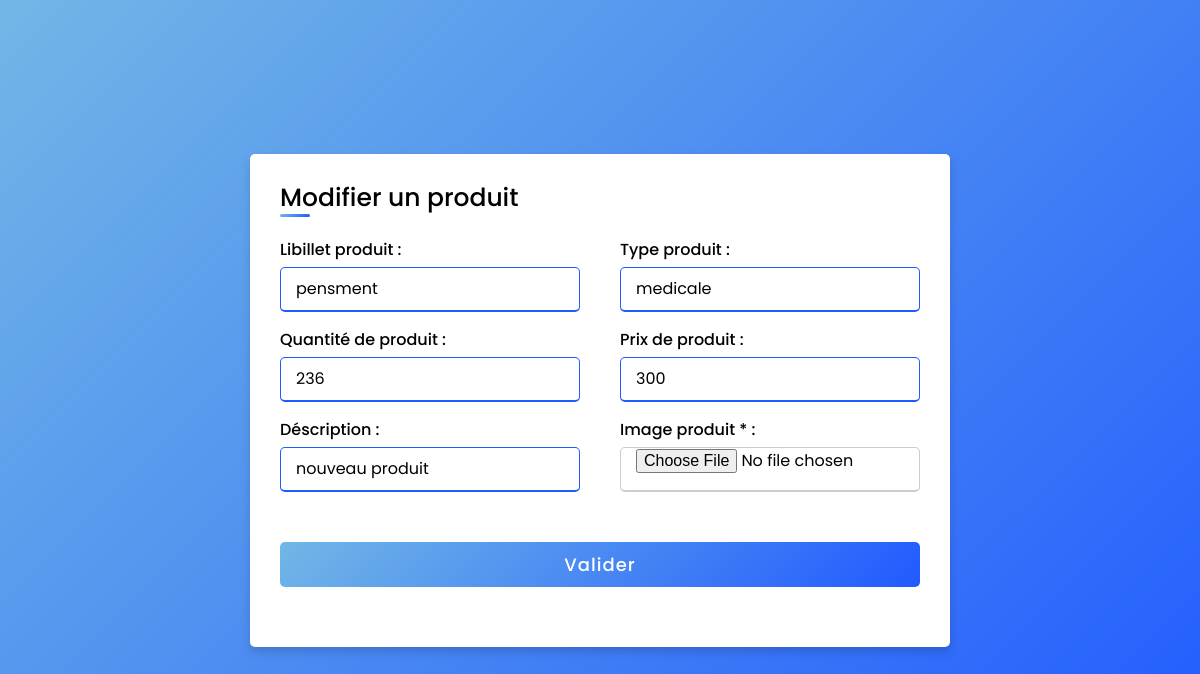
Screenshot of /magasinier/produits/frmod.php?cod_prod=5 (signed in) with the database file from the repository.
### tables this page shows
CREATE TABLE `produits` (
  `cod_prod` int(10) NOT NULL,
  `nom_prod` varchar(50) NOT NULL,
  `type_prod` varchar(50) NOT NULL,
  `img_prod` varchar(250) NOT NULL,
  `quantite` varchar(25) NOT NULL,
  `prix` varchar(30) NOT NULL,
  `date` datetime NOT NULL,
  `description` varchar(250) NOT NULL
);

### magasinier/produits/frmod.php (the view, shortened to what this page needs)
<?php
include 'connexion.php';
?>
<?php
if (isset($_GET['cod_prod'])){
$cod_prod=$_GET['cod_prod'];
$sql=$conn->prepare ("SELECT * FROM produits  WHERE  cod_prod=$cod_prod");
$sql->execute();
$row=$sql->fetch();
}
?>
<!DOCTYPE html>
<html lang="en" dir="ltr">
  <head>
   </head>
<body>
<div class="container">
    <div class="title"> Modifier un produit </div>
    <div class="content">
    <form action="edit_prod.php?cod_prod=<?php echo $cod_prod?>" method="POST" enctype="multipart/form-data">
    <div class="user-details">
      <div class="input-box">
        <span class="details">Libillet produit  :</span>
        <input type="text" name="nom_prod"  value="<?php echo $row['nom_prod'] ?>" />
      </div>
      <div class="input-box">
        <span class="details">Type produit  :</span>
        <input type="text" class="box"  name="type_prod"  value="<?php echo $row['type_prod'] ?>"/>
      </div>
      <div class="input-box">
        <span class="details">Quantité de produit  :</span>
        <input type="text" class="box"  name="quantite"  value="<?php echo $row['quantite'] ?>"/>
      </div>
      <div class="input-box">
        <span class="details">Prix de produit  :</span>
        <input type="text" class="box"  name="prix"  value="<?php echo $row['prix'] ?>" />
      </div>
      <div class="input-box">
        <span class="details">Déscription  : </span>
        <input type="text" class="box"  name="description"  value="<?php echo $row['description'] ?>" />
      </div>
      <div class="input-box">
        <span class="details">Image produit * :</span>
        <input type="file" class="box"  name="img_prod" accept="image/jpg, image/png, image/jpeg"  value="<?php echo $row['img_prod'] ?>"required/>
      </div>
    </div>
    <div class="button">
      <input type="submit" value="Valider" name="submit">
    </div>
      </form>
    </div>
  </div>
</body>
</html>

### magasinier/produits/frmod.php (style rules this page uses)
* { margin: 0; padding: 0; box-sizing: border-box; font-family: 'Poppins',sans-serif; }
body { height: 100vh; display: flex; justify-content: center; align-items: center; padding: 10px; background: linear-gradient(135deg, #71b7e6, #215AFF); }
.container { max-width: 700px; width: 100%; background-color: #fff; padding: 25px 30px; border-radius: 5px; box-shadow: 0 5px 10px rgba(0,0,0,0.15); }
.container .title { font-size: 25px; font-weight: 500; position: relative; }
.container .title::before { content: ""; position: absolute; left: 0; bottom: 0; height: 3px; width: 30px; border-radius: 5px; background: linear-gradient(135deg, #71b7e6, #215AFF); }
.content form .user-details { display: flex; flex-wrap: wrap; justify-content: space-between; margin: 20px 0 12px 0; }
form .user-details .input-box { margin-bottom: 15px; width: calc(100% / 2 - 20px); }
form .input-box span.details { display: block; font-weight: 500; margin-bottom: 5px; }
.user-details .input-box input { height: 45px; width: 100%; outline: none; font-size: 16px; border-radius: 5px; padding-left: 15px; border: 1px solid #ccc; border-bottom-width: 2px; transition: all 0.3s ease; }
.user-details .input-box input:focus, .user-details .input-box input:valid { border-color: #215AFF; }
form .button { height: 45px; margin: 35px 0 }
form .button input { height: 100%; width: 100%; border-radius: 5px; border: none; color: #fff; font-size: 18px; font-weight: 500; letter-spacing: 1px; cursor: pointer; transition: all 0.3s ease; background: linear-gradient(135deg, #71b7e6, #215AFF); }
:root { --blue:#0097e6; --orange:#f39c12; --red:#e74c3c; --white:#fff; --light-color:#aaa; --black:#222; --light-bg:#333; }

### rows the page displays
produits: nom_prod "pensment", type_prod "medicale", quantite "236", prix "300", description "nouveau produit"
